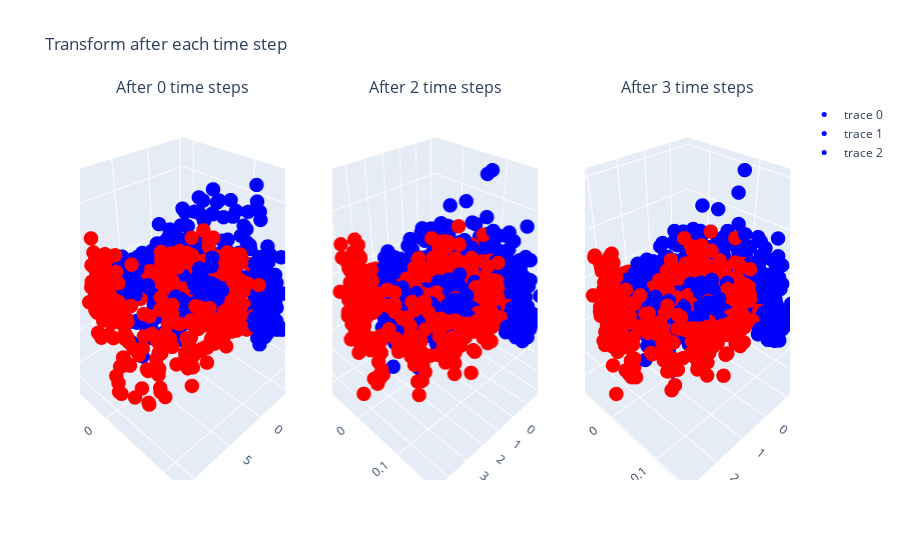

Notebook source saved alongside this figure:
### Markdown cell above
Plot 3D, 2D and metric plots

### Code cell
# 3D plot for transformation with time stepping
utilities.plot_transformation_3d(
    x_transformed_reduced=plot_model.x_transformed_reduced,
    color_transformed_reduced=plot_model.color_transformed_reduced,
    static=False,
    interactive=True,
    fig_show=True,
)

# 2D plot for transformation with time stepping
utilities.plot_transformation_2d(
    x_transformed_reduced=plot_model.x_transformed_reduced,
    color_transformed_reduced=plot_model.color_transformed_reduced,
    show_decision_boundary=True,
    model=plot_model,
    fig_show=True,
)

# Loss, accuracy and confusion matrix
utilities.plot_evaluation_score(
    plot_model.train_loss_per_epoch,
    plot_model.test_loss_per_epoch,
    plot_model.train_acc_per_epoch,
    plot_model.test_acc_per_epoch,
    plot_model.confusion_matrix,
    fig_show=True,
)

### Figure 1 — Plotly figure (JSON) as saved in the notebook; plotly's stock layout.template omitted (floating-point values rounded to 4 significant figures; data arrays with more than 128 entries replaced by an {"elided": "..."} marker saying what was removed)
{"data": [{"marker": {"color": {"elided": "800 str values"}, "size": 5}, "mode": "markers", "scene": "scene", "type": "scatter3d", "x": {"elided": "800 float values"}, "y": {"elided": "800 float values"}, "z": {"elided": "800 float values"}}, {"marker": {"color": {"elided": "800 str values"}, "size": 5}, "mode": "markers", "scene": "scene2", "type": "scatter3d", "x": {"elided": "800 float values"}, "y": {"elided": "800 float values"}, "z": {"elided": "800 float values"}}, {"marker": {"color": {"elided": "800 str values"}, "size": 5}, "mode": "markers", "scene": "scene3", "type": "scatter3d", "x": {"elided": "800 float values"}, "y": {"elided": "800 float values"}, "z": {"elided": "800 float values"}}], "layout": {"annotations": [{"font": {"size": 16}, "showarrow": false, "text": "After 0 time steps", "x": 0.1444, "xanchor": "center", "xref": "paper", "y": 1, "yanchor": "bottom", "yref": "paper"}, {"font": {"size": 16}, "showarrow": false, "text": "After 2 time steps", "x": 0.5, "xanchor": "center", "xref": "paper", "y": 1, "yanchor": "bottom", "yref": "paper"}, {"font": {"size": 16}, "showarrow": false, "text": "After 3 time steps", "x": 0.8556, "xanchor": "center", "xref": "paper", "y": 1, "yanchor": "bottom", "yref": "paper"}], "scene": {"domain": {"x": [0, 0.2889], "y": [0, 1]}}, "scene2": {"domain": {"x": [0.3556, 0.6444], "y": [0, 1]}}, "scene3": {"domain": {"x": [0.7111, 1], "y": [0, 1]}}, "title": {"text": "Transform after each time step"}}}
